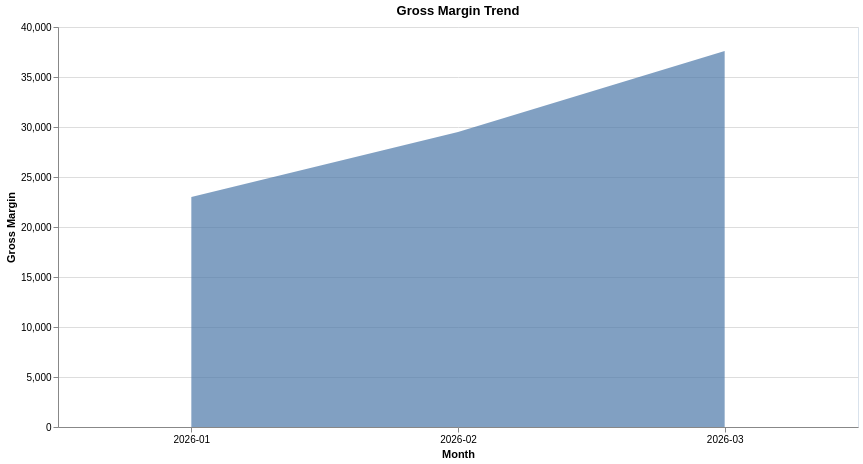

Here is the Vega-Lite specification saved for this chart:
### Vega-Lite specification from a JSON file in a GitHub repository (floating-point values rounded to 4 significant figures)
{"config": {"view": {"continuousWidth": 300, "continuousHeight": 300, "stroke": "#d9e2ec"}}, "data": {"name": "data-696176784ab1b2065b4ed27a539ced55"}, "mark": {"type": "area", "opacity": 0.7}, "encoding": {"tooltip": [{"field": "month", "type": "nominal"}, {"field": "gross_margin", "type": "quantitative"}], "x": {"axis": {"labelAngle": 0}, "field": "month", "title": "Month", "type": "nominal"}, "y": {"field": "gross_margin", "title": "Gross Margin", "type": "quantitative"}}, "height": 400, "title": "Gross Margin Trend", "width": 800, "$schema": "https://vega.github.io/schema/vega-lite/v6.4.1.json", "datasets": {"data-696176784ab1b2065b4ed27a539ced55": [{"month": "2026-03", "gross_margin": 37600.0}, {"month": "2026-02", "gross_margin": 29500.0}, {"month": "2026-01", "gross_margin": 23000.0}]}}
